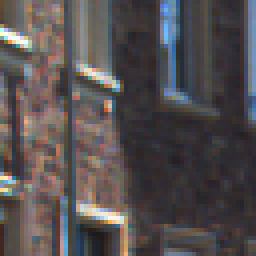
#> input picture test_images/3.png, 64 x 64 px (shown 4 times larger)
$ jupyter execute --allow-errors P5-Vehicle-Detection.ipynb   (shell and % lines are left out)   (older library calls are emulated)
#> lines starting #> are read from the running program, lines starting #| are printed output that depends on the picture; after the words box and inside, x2 and y2 are one past the last pixel; in counts of white or black regions, pixels touching at a corner belong together
# P5 Vehicle Detection using SVM with Averaging

[cell 1]
# Import functions
import matplotlib.image as mpimg
import matplotlib.pyplot as plt
import numpy as np
import cv2
import glob
import time
from sklearn.svm import LinearSVC
from sklearn.svm import SVC
from sklearn.preprocessing import StandardScaler
from sklearn.model_selection import train_test_split
from sklearn.model_selection import GridSearchCV
from sklearn.model_selection import RandomizedSearchCV
from skimage.feature import hog
from scipy.ndimage.measurements import label
from mpl_toolkits.mplot3d import Axes3D
print('function imports completed')

[cell 2]
# 3D plotting function for color space exploration
def plot3d(pixels, colors_rgb,
        axis_labels=list("RGB"), axis_limits=[(0, 255), (0, 255), (0, 255)]):
    """Plot pixels in 3D."""

    # Create figure and 3D axes
    fig = plt.figure(figsize=(8, 8))
    ax = Axes3D(fig)

    # Set axis limits
    ax.set_xlim(*axis_limits[0])
    ax.set_ylim(*axis_limits[1])
    ax.set_zlim(*axis_limits[2])

    # Set axis labels and sizes
    ax.tick_params(axis='both', which='major', labelsize=14, pad=8)
    ax.set_xlabel(axis_labels[0], fontsize=16, labelpad=16)
    ax.set_ylabel(axis_labels[1], fontsize=16, labelpad=16)
    ax.set_zlabel(axis_labels[2], fontsize=16, labelpad=16)

    # Plot pixel values with colors given in colors_rgb
    ax.scatter(
        pixels[:, :, 0].ravel(),
        pixels[:, :, 1].ravel(),
        pixels[:, :, 2].ravel(),
        c=colors_rgb.reshape((-1, 3)), edgecolors='none')

    return ax  # return Axes3D object for further manipulation
print('plot3d function created')

[cell 3]
# Define a function to return some characteristics of the dataset
def data_look(car_list, notcar_list):
    data_dict = {}
    # Define a key in data_dict "n_cars" and store the number of car images
    data_dict["n_cars"] = len(car_list)
    # Define a key "n_notcars" and store the number of notcar images
    data_dict["n_notcars"] = len(notcar_list)
    # Read in a test image, either car or notcar
    img = mpimg.imread(car_list[np.random.randint(0, len(car_list))])
    # Define a key "image_shape" and store the test image shape 3-tuple
    data_dict["image_shape"] = img.shape
    # Define a key "data_type" and store the data type of the test image.
    data_dict["data_type"] = img.dtype
    # Return data_dict
    return data_dict
print('data_look function created')

[cell 4]
# Define a function to return HOG features and visualization
# [18 lines left out: function get_hog_features, not called in this run]
print('get_hog_features function created')

[cell 5]
# Define a function to compute binned color features
# [5 lines left out: function bin_spatial, not called in this run]
print('bin_spatial function created')

[cell 6]
# Define a function to compute color histogram features
# NEED TO CHANGE bins_range if reading .png files with mpimg!
# [9 lines left out: function color_hist, not called in this run]
print('color_hist function created')

[cell 7]
# Define a function to extract features from a list of images
# Have this function call bin_spatial() and color_hist()
def extract_features(imgs, color_space='RGB', spatial_size=(32, 32),
                        hist_bins=32, orient=9,
                        pix_per_cell=8, cell_per_block=2, hog_channel=0,
                        spatial_feat=True, hist_feat=True, hog_feat=True):
    # Create a list to append feature vectors to
    features = []
    # Iterate through the list of images
    for file in imgs:
        file_features = []
        # Read in each one by one
        image = mpimg.imread(file)
        # apply color conversion if other than 'RGB'
        if color_space != 'RGB':
            if color_space == 'HSV':
                feature_image = cv2.cvtColor(image, cv2.COLOR_RGB2HSV)
            elif color_space == 'LUV':
                feature_image = cv2.cvtColor(image, cv2.COLOR_RGB2LUV)
            elif color_space == 'HLS':
                feature_image = cv2.cvtColor(image, cv2.COLOR_RGB2HLS)
            elif color_space == 'YUV':
                feature_image = cv2.cvtColor(image, cv2.COLOR_RGB2YUV)
            elif color_space == 'YCrCb':
                feature_image = cv2.cvtColor(image, cv2.COLOR_RGB2YCrCb)
        else: feature_image = np.copy(image)

        if spatial_feat == True:
            spatial_features = bin_spatial(feature_image, size=spatial_size)
            file_features.append(spatial_features)
        if hist_feat == True:
            # Apply color_hist()
            hist_features = color_hist(feature_image, nbins=hist_bins)
            file_features.append(hist_features)
        if hog_feat == True:
        # Call get_hog_features() with vis=False, feature_vec=True
            if hog_channel == 'ALL':
                hog_features = []
                for channel in range(feature_image.shape[2]):
                    hog_features.append(get_hog_features(feature_image[:,:,channel],
                                        orient, pix_per_cell, cell_per_block,
                                        vis=False, feature_vec=True))
                hog_features = np.ravel(hog_features)
            else:
                hog_features = get_hog_features(feature_image[:,:,hog_channel], orient,
                            pix_per_cell, cell_per_block, vis=False, feature_vec=True)
            # Append the new feature vector to the features list
            file_features.append(hog_features)
        features.append(np.concatenate(file_features))
    # Return list of feature vectors
    return features
print('extract_features function created')

[cell 8]
# Define a function that takes an image,
# start and stop positions in both x and y,
# window size (x and y dimensions),
# and overlap fraction (for both x and y)
def slide_window(img, x_start_stop=[None, None], y_start_stop=[None, None],
                    xy_window=(64, 64), xy_overlap=(0.5, 0.5)):
    # If x and/or y start/stop positions not defined, set to image size
    if x_start_stop[0] == None:
        x_start_stop[0] = 0
    if x_start_stop[1] == None:
        x_start_stop[1] = img.shape[1]
    if y_start_stop[0] == None:
        y_start_stop[0] = 0
    if y_start_stop[1] == None:
        y_start_stop[1] = img.shape[0]
    # Compute the span of the region to be searched
    xspan = x_start_stop[1] - x_start_stop[0]
    yspan = y_start_stop[1] - y_start_stop[0]
    # Compute the number of pixels per step in x/y
    nx_pix_per_step = np.int(xy_window[0]*(1 - xy_overlap[0]))
    ny_pix_per_step = np.int(xy_window[1]*(1 - xy_overlap[1]))
    # Compute the number of windows in x/y
    nx_buffer = np.int(xy_window[0]*(xy_overlap[0]))
    ny_buffer = np.int(xy_window[1]*(xy_overlap[1]))
    nx_windows = np.int((xspan-nx_buffer)/nx_pix_per_step)
    ny_windows = np.int((yspan-ny_buffer)/ny_pix_per_step)
    # Initialize a list to append window positions to
    window_list = []
    # Loop through finding x and y window positions
    # Note: you could vectorize this step, but in practice
    # you'll be considering windows one by one with your
    # classifier, so looping makes sense
    for ys in range(ny_windows):
        for xs in range(nx_windows):
            # Calculate window position
            startx = xs*nx_pix_per_step + x_start_stop[0]
            endx = startx + xy_window[0]
            starty = ys*ny_pix_per_step + y_start_stop[0]
            endy = starty + xy_window[1]

            # Append window position to list
            window_list.append(((startx, starty), (endx, endy)))
    # Return the list of windows
    return window_list
print('slide_window function created')

[cell 9]
# Define a function to draw bounding boxes
def draw_boxes(img, bboxes, color=(0, 0, 255), thick=6):
    # Make a copy of the image
    imcopy = np.copy(img)
    # Iterate through the bounding boxes
    for bbox in bboxes:
        # Draw a rectangle given bbox coordinates
        cv2.rectangle(imcopy, bbox[0], bbox[1], color, thick)
    # Return the image copy with boxes drawn
    return imcopy
print('draw_boxes function created')

[cell 10]
# Define a function to extract features from a single image window
# This function is very similar to extract_features()
# just for a single image rather than list of images
# [45 lines left out: function single_img_features, not called in this run]
print('single_img_features function created')

[cell 11]
# Define a function you will pass an image
# and the list of windows to be searched (output of slide_windows())
# [29 lines left out: function search_windows, not called in this run]
print('search_windows function created')

[cell 12]
# Define a single function that can extract features using hog sub-sampling and make predictions
# [71 lines left out: function find_cars, not called in this run]
print('find_cars function created')

[cell 13]
# Function to add heat when a detection is made
def add_heat(heatmap):
    # Iterate through list of bboxes
#     for box in bbox_list:
#         # Add += 1 for all pixels inside each bbox
#         # Assuming each "box" takes the form ((x1, y1), (x2, y2))
#         heatmap[box[0][1]:box[1][1], box[0][0]:box[1][0]] += 1
    #print('Check if previous bestbox is empty', BOX.prev_fitted)
    if BOX.prev_fitted==[]:
        BOX.prev_fitted = BOX.current_fit
        print('No previous bestbox filling with current and adding heat 1+')#, BOX.prev_fitted)
        for box in BOX.prev_fitted:
            # Add += 1 for all pixels inside each bbox
            # Assuming each "box" takes the form [x,y,w,h]
            x = box[0]
            y = box[1]
            w = box[2]
            h = box[3]
            heatmap[y:y+h, x:x+w] += 1

#             BOX.detected = True
    else:
#         BOX.bestbox.append(BOX.current_fit)
        print('Previous bestbox exists, adding heat for previous bestbox 1+ and current boxes at 1+')#, BOX.prev_fitted)
        for box in BOX.prev_fitted:
            # Add += 1 for all pixels inside each bbox
            # Assuming each "box" takes the form [x,y,w,h]
            x = box[0]
            y = box[1]
            w = box[2]
            h = box[3]
            heatmap[y:y+h, x:x+w] += 1

        for box in BOX.current_fit:
            # Add += 1 for all pixels inside each bbox
            # Assuming each "box" takes the form [x,y,w,h]
            x = box[0]
            y = box[1]
            w = box[2]
            h = box[3]
            heatmap[y:y+h, x:x+w] += 1

#     plt.imshow(heatmap)
#     plt.show()
    # Return updated heatmap
    return heatmap# Iterate through list of bboxes

def apply_threshold(heatmap, threshold):
    # Zero out pixels below the threshold
    heatmap[heatmap <= threshold] = 0

#     plt.imshow(heatmap)
#     plt.show()
    # Return thresholded map
    return heatmap

# [4 lines left out: function cool_map, not called in this run]

def draw_labeled_bboxes(img, labels):
    box_all = []
    margin = 20

    detected_cars = range(1, labels[1]+1)
    # Iterate through all detected cars
    for car_number in detected_cars:
        # Find pixels with each car_number label value
        nonzero = (labels[0] == car_number).nonzero()
        # Identify x and y values of those pixels
        nonzeroy = np.array(nonzero[0])
        nonzerox = np.array(nonzero[1])
        w = np.max(nonzerox)+margin - np.min(nonzerox)-margin
        h = np.max(nonzeroy)+margin - np.min(nonzeroy)-margin
        # Define a bounding box based on min/max x and y
        bbox_tuple = ((np.min(nonzerox)-margin, np.min(nonzeroy)-margin), (np.max(nonzerox)+margin, np.max(nonzeroy)+margin))
        bbox = [np.min(nonzerox)-margin, np.min(nonzeroy)-margin, w, h]
        bbox_labeled = [np.min(nonzerox)-margin, np.min(nonzeroy)-margin, w, h, car_number]

        # [28 lines of commented-out code are left out]
        cv2.rectangle(img, bbox_tuple[0], bbox_tuple[1], (0,0,255), 6)
        #write box number above box
        font = cv2.FONT_HERSHEY_SIMPLEX
        cv2.putText(img,('Car #: ' + repr(car_number)), bbox_tuple[0],
                    font, .75,(0,255,0),2,cv2.LINE_AA)

        # [78 lines of commented-out code are left out]

    BOX.prev_fitted = BOX.bestbox
    BOX.bestbox = []
    BOX.current_fit = []


    # Return the image
    return img
print('add_heat, apply_threshold, cool_map, draw_labeled_bboxes functions created')

[cell 14]
# Averages lastn heatmap fits to give the current running average
# [19 lines left out: function averager, not called in this run]
print('averager function created')

[cell 15]
# Appends the most recent heatmap fits up to n total
# [7 lines left out: function append_best, not called in this run]
print('append_best function created')

[cell 16]
# Function to convert color to the value of conv
# [9 lines left out: function convert_color, not called in this run]
print('convert_color function created')

[cell 17]
# Define a class to receive the characteristics of each line detection
class Box():
    def __init__(self, img):
        # was the box fit in the last iteration?
        self.detected = False
        # Last bestbox fit
        self.prev_fitted = []
        #Previous fit empty boolean
        self.prev_fit_filled = False
        #current bestbox drawn around heatmap
        self.bestbox = []
        #box values for the most recent fit
        self.current_fit = []
        # Store previous heatmap
        self.prev_heatmap = np.zeros_like(img[:,:,0]).astype(np.float)
        # Store last n bestbox fits
        self.lastn_bestboxes = []
        # Averaged bestbox for last n fits
        self.averaged_boxes = []
#         # Bestboxes label for each car
#         self.labled_bestboxes = []

print('Box() class created')

[cell 18]
# class Car()
#     def __init__(self)
#         # Store last n bestbox fits
#         self.lastn_bestboxes = None
#         # Averaged bestbox for last n fits
#         self.averaged_box = None

## Intial testing on images

[cell 19]
# Read a color image
img = cv2.imread("./test_images/3.png")
#> img is the input picture: shape (64, 64, 3); mean B, G, R 79.9, 79, 84.7

# Select a small fraction of pixels to plot by subsampling it
scale = max(img.shape[0], img.shape[1], 64) / 64  # at most 64 rows and columns
#> scale = 1
img_small = cv2.resize(img, (np.int(img.shape[1] / scale), np.int(img.shape[0] / scale)), interpolation=cv2.INTER_NEAREST)

# Convert subsampled image to desired color space(s)
img_small_RGB = cv2.cvtColor(img_small, cv2.COLOR_BGR2RGB)  # OpenCV uses BGR, matplotlib likes RGB
img_small_HSV = cv2.cvtColor(img_small, cv2.COLOR_BGR2HSV)
#> img_small_HSV: shape (64, 64, 3); mean H, S, V 84.2, 49.9, 92
img_small_LAB = cv2.cvtColor(img_small, cv2.COLOR_BGR2LAB)
#> img_small_LAB: shape (64, 64, 3); mean of channels 0, 1, 2 86.3, 131.1, 128.4
img_small_HLS = cv2.cvtColor(img_small, cv2.COLOR_BGR2HLS)
#> img_small_HLS: shape (64, 64, 3); mean of channels 0, 1, 2 84.2, 81.9, 32.5
img_small_LUV = cv2.cvtColor(img_small, cv2.COLOR_BGR2LUV)
#> img_small_LUV: shape (64, 64, 3); mean of channels 0, 1, 2 85.7, 99.2, 136.1

img_small_rgb = img_small_RGB / 255.  # scaled to [0, 1], only for plotting

# Plot and show
plot3d(img_small_RGB, img_small_rgb)
plt.show()

plot3d(img_small_HSV, img_small_rgb, axis_labels=list("HSV"))
plt.show()

plot3d(img_small_LAB, img_small_rgb, axis_labels=list("LAB"))
plt.show()

plot3d(img_small_HLS, img_small_rgb, axis_labels=list("HLS"))
plt.show()

plot3d(img_small_LUV, img_small_rgb, axis_labels=list("LUV"))
plt.show()

[cell 20]
# Explore the training data
images = glob.glob('./training_data/**/*.png', recursive=True)
# print('image paths', images)
cars = []
notcars = []

for image in images:
    if 'non-vehicles' in image:
        notcars.append(image)
    if 'vehicles' in image and 'non-' not in image:
        cars.append(image)

# print('Car list', cars)
#
#> (the rest of this cell did not finish here and is left out)

#> (a cell that did not finish here is left out)

[cell 22]
## Test extract_features() function and show example
### TODO: Tweak these parameters and see how the results change.
# Check the training time for the SVC
t=time.time()
color_space = 'HSV' # Can be RGB, HSV, LUV, HLS, YUV, YCrCb
orient = 8  # HOG orientations
pix_per_cell = 8 # HOG pixels per cell
cell_per_block = 2 # HOG cells per block
hog_channel = "ALL" # Can be 0, 1, 2, or "ALL"
spatial_size = (16, 16) # Spatial binning dimensions
hist_bins = 36    # Number of histogram bins
spatial_feat = True # Spatial features on or off
hist_feat = True # Histogram features on or off
hog_feat = True # HOG features on or off
y_start_stop = [390, 650] # Min and max in y to search in slide_window()

car_features = extract_features(cars, color_space, spatial_size, hist_bins, orient,
                                pix_per_cell, cell_per_block, hog_channel,
                                spatial_feat, hist_feat, hog_feat)
notcar_features = extract_features(notcars, color_space, spatial_size, hist_bins, orient,
                                pix_per_cell, cell_per_block, hog_channel,
                                spatial_feat, hist_feat, hog_feat)


if len(car_features) > 0:
    # Create an array stack of feature vectors
    X = np.vstack((car_features, notcar_features)).astype(np.float64)
    # Fit a per-column scaler
    X_scaler = StandardScaler().fit(X)
    # Apply the scaler to X
    scaled_X = X_scaler.transform(X)
    car_ind = np.random.randint(0, len(cars))
    # Plot an example of raw and scaled features
    fig3 = plt.figure(3, figsize=(12,4))
    plt.subplot(131)
    plt.imshow(mpimg.imread(cars[car_ind]))
    plt.title('Original Image')
    plt.subplot(132)
    plt.plot(X[car_ind])
    plt.title('Raw Features')
    plt.subplot(133)
    plt.plot(scaled_X[car_ind])
    plt.title('Normalized Features')
    fig3.tight_layout()
    plt.show()
#     fig3.savefig("./output_images/carrawnorm.png", transparent = False)
else:
    print('Your function only returns empty feature vectors...')


t2 = time.time()
print(round(t2-t, 2), 'Seconds to extract features...')

[cell 23]
## Test training

# Define the labels vector
y = np.hstack((np.ones(len(car_features)), np.zeros(len(notcar_features))))

# Split up data into randomized training and test sets
rand_state = np.random.randint(0, 100)
#> (the rest of this cell did not finish here and is left out)

[cell 24]
# [74 lines of commented-out code are left out]

[cell 25]
#Train support vector classifier with the tuned parameters
# Use a linear SVC
svc = LinearSVC(C=100)#SVC(C=10, kernel='rbf', gamma=.0001)
# Check the training time for the SVC
t=time.time()
#> (the rest of this cell did not finish here and is left out)

[cell 26]
## Sliding window test
testimg = mpimg.imread('./test_images/test1.jpg')
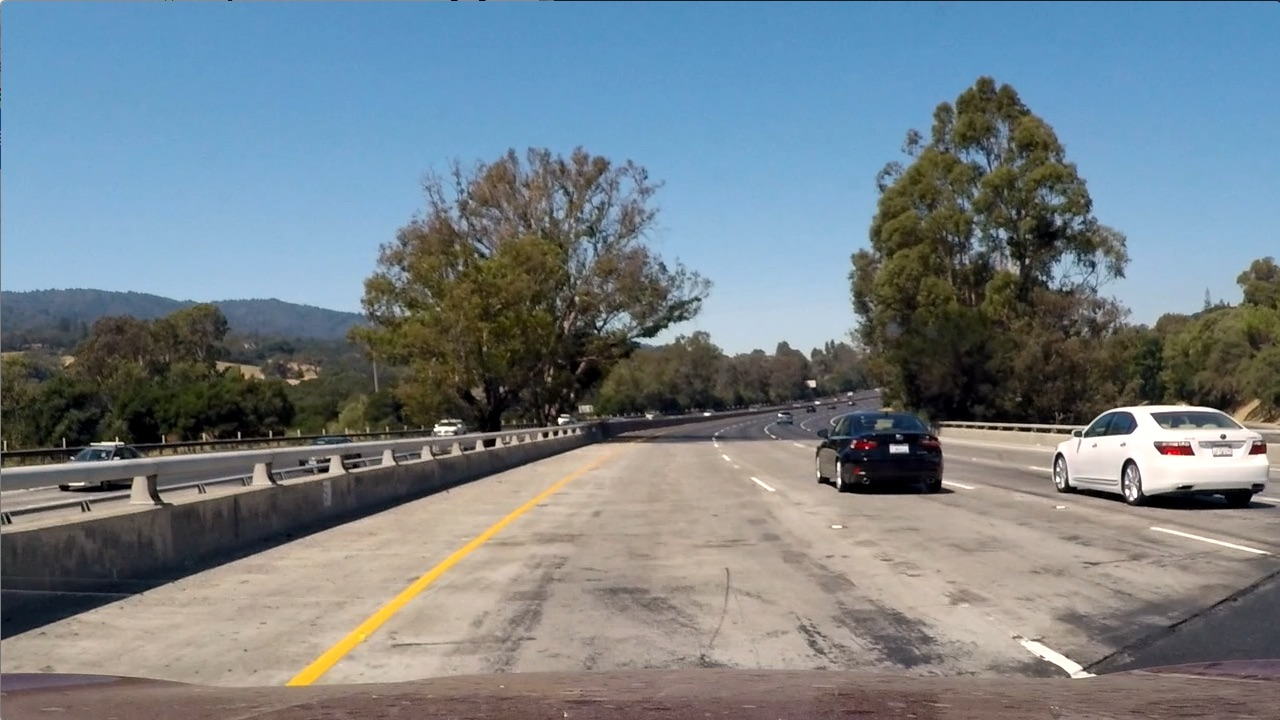
#> input picture test_images/test1.jpg, 1280 x 720 px
#> testimg is the input picture: shape (720, 1280, 3); mean R, G, B 117.5, 128.7, 135.5
y_start_stop = [390, 650] # Min and max in y to search in slide_window()
windows = slide_window(testimg, x_start_stop=[None, None], y_start_stop=y_start_stop,
                    xy_window=(64, 64), xy_overlap=(0.5, 0.5))
#> windows = 273 items

window_img = draw_boxes(testimg, windows, color=(0, 0, 255), thick=6)
#> the loop in draw_boxes, `for bbox in bboxes:` made 273 passes
#> bbox on passes 1 to 3: ((0, 390), (64, 454)), ((32, 390), (96, 454)), ((64, 390), (128, 454))
#> after the loop in draw_boxes, `for bbox in bboxes:`:
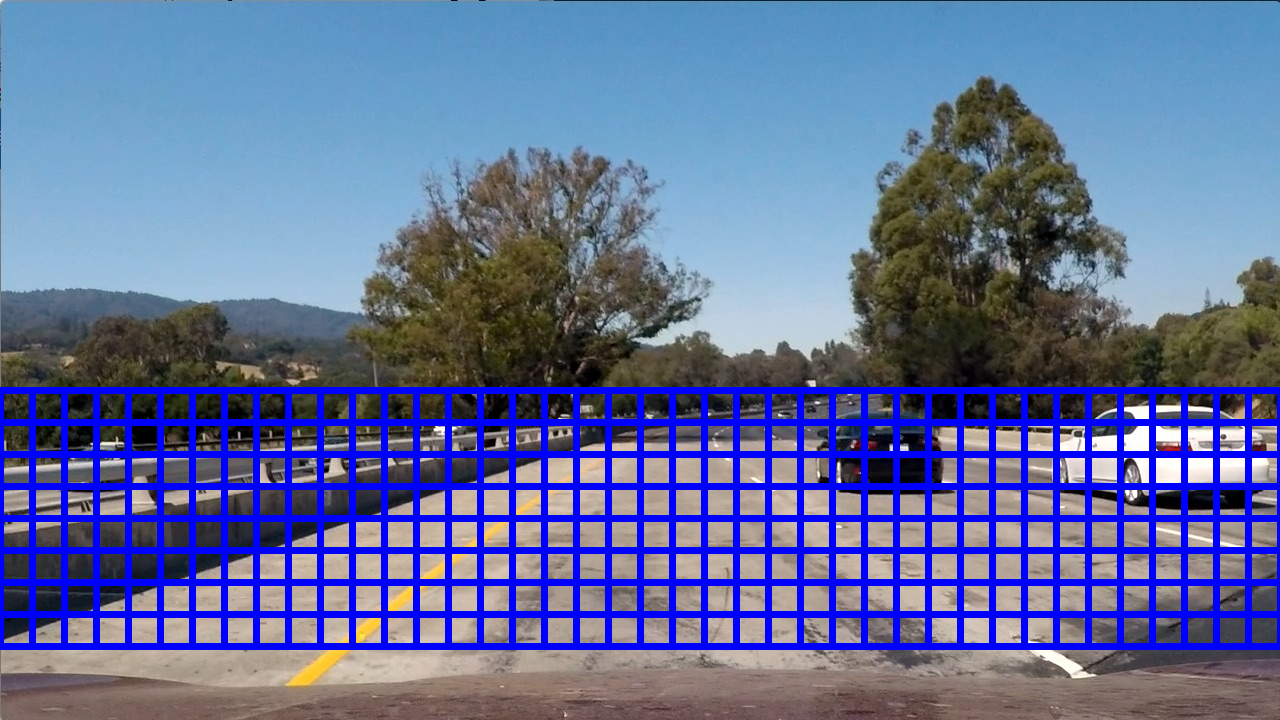
#> imcopy: shape (720, 1280, 3); 14.83% of pixels changed, all inside (x1, y1, x2, y2) = (0, 387, 1280, 650)
fig4 = plt.figure(4)
plt.imshow(window_img)
plt.show()

[cell 27]
## Test search windows function
draw_image = np.copy(testimg)
#> (the rest of this cell did not finish here and is left out)

#> (a cell that did not finish here is left out)

[cell 29]
## Test HOG subsampling

ystart = 390
ystop = 656
scales = [1.0, 1.5, 2.0, 2.3]
ystarts = [390, 390, 390, 390]
ystops = [650, 650, 650, 650]
box_list = []
BOX = Box(testimg)
print('BOX.current', BOX.current_fit)
#| BOX.current []
#> (the rest of this cell did not finish here and is left out)

[cell 30]
## Test heat map of hot windows

# Create heat image with zeros
heat = np.zeros_like(testimg[:,:,0]).astype(np.float)

# Add heat to each box in box list
heat = add_heat(heat)
#> in add_heat, `BOX.prev_fitted = BOX.current_fit`: BOX.prev_fitted = []
#> after the loop in add_heat, `for box in BOX.prev_fitted:`: heatmap: shape (720, 1280) float64; every value is 0

# Apply threshold to help remove false positives
heat = apply_threshold(heat,4)

# Visualize the heatmap when displaying
heatmap = np.clip(heat, 0, 255)

# Find final boxes from heatmap using label function
labels = label(heatmap)
draw_img = draw_labeled_bboxes(np.copy(testimg), labels)

fig7 = plt.figure(7, figsize=(18,9))
plt.subplot(121)
plt.imshow(draw_img)
plt.title('Car Positions')
plt.subplot(122)
plt.imshow(heatmap, cmap='hot')
plt.title('Heat Map')
fig7.tight_layout()
plt.show()
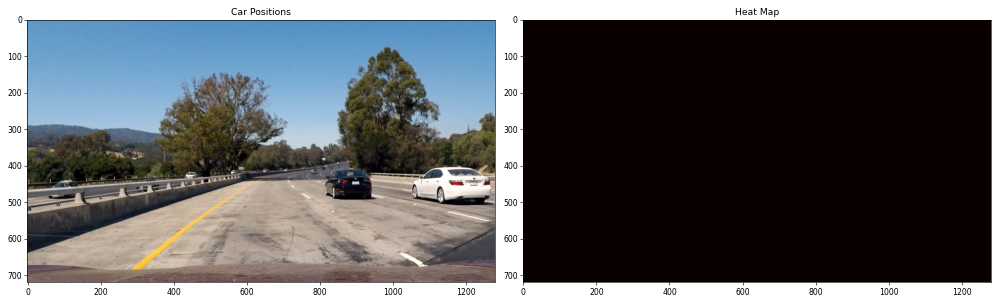
#> figure drawn by matplotlib, 2 panels
